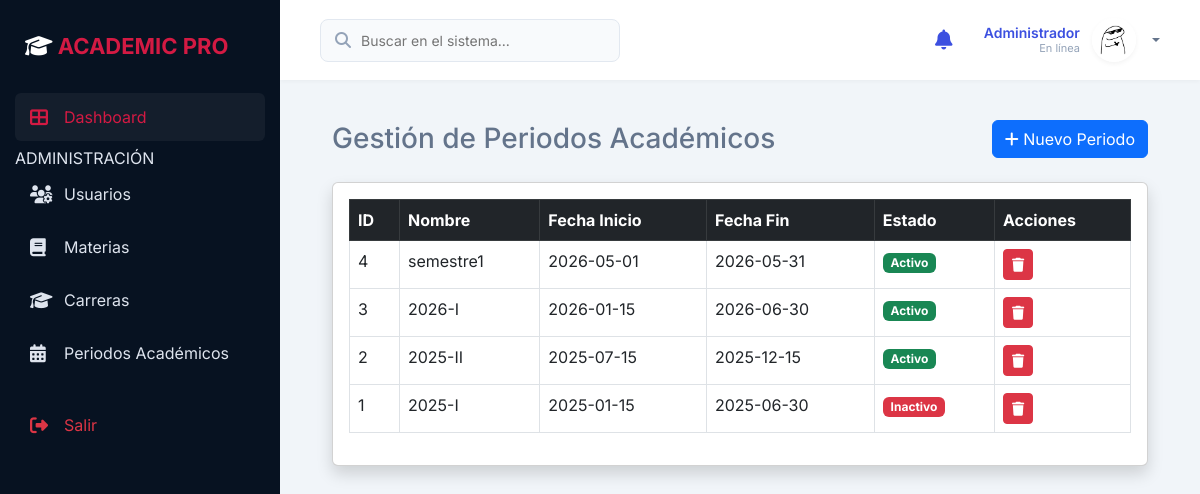
Screenshot of /index.php?controller=Admin&action=gestionPeriodos (signed in) with the database file from the repository.
### tables this page shows
CREATE TABLE `periodo_academico` (
  `id_periodo` int(11) NOT NULL,
  `nombre` varchar(50) NOT NULL,
  `fecha_inicio` date NOT NULL,
  `fecha_fin` date NOT NULL,
  `estado` enum('Activo','Inactivo') DEFAULT 'Activo'
);

### controllers/AdminController.php (called while the page is built, shortened)
<?php
class AdminController {
    private $model;
    public function __construct() {
        $this->model = new AdminModel();
    }
    public function gestionPeriodos() {
        $periodos = $this->model->obtenerTodosPeriodos();
        require_once 'views/admin/gestion_periodos.php';
    }
}
?>

### config/database.php (called while the page is built, shortened)
<?php
class Database {
    private $host = 'localhost';
    private $port = 3307;
    private $db_name = 'sistemaacademico';
    private $username = 'root';
    private $password = '';
    public function connect() {
        try {
            $this->conn = new PDO(
                "mysql:host={$this->host};port={$this->port};dbname={$this->db_name};charset=utf8mb4",
                $this->username,
                $this->password
            );
            $this->conn->setAttribute(PDO::ATTR_ERRMODE, PDO::ERRMODE_EXCEPTION);
            $this->conn->setAttribute(PDO::ATTR_EMULATE_PREPARES, false);
            return $this->conn;
        } catch(PDOException $e) {
            die("Error de conexión: " . $e->getMessage());
        }
    }
}

### models/AdminModel.php (called while the page is built, shortened)
<?php
class AdminModel {
    private $db;
    public function __construct() {
        $this->db = (new Database())->connect();
    }
    public function obtenerTodosPeriodos() {
        $stmt = $this->db->query("SELECT * FROM periodo_academico ORDER BY fecha_inicio DESC");
        return $stmt->fetchAll(PDO::FETCH_ASSOC);
    }
}
?>

### views/admin/gestion_periodos.php (the view, shortened to what this page needs)
<?php require_once 'views/layouts/header.php'; ?>
<div class="container-fluid">
    <div class="d-flex justify-content-between align-items-center mb-4">
        <h2 class="h3 mb-0 text-gray-800">Gestión de Periodos Académicos</h2>
        <button class="btn btn-primary" data-bs-toggle="modal" data-bs-target="#modalNuevoPeriodo">
            <i class="fas fa-plus"></i> Nuevo Periodo
        </button>
    </div>
    <div class="card shadow mb-4">
        <div class="card-body">
            <div class="table-responsive">
                <table class="table table-bordered table-hover">
                    <thead class="table-dark">
                        <tr>
                            <th>ID</th>
                            <th>Nombre</th>
                            <th>Fecha Inicio</th>
                            <th>Fecha Fin</th>
                            <th>Estado</th>
                            <th>Acciones</th>
                        </tr>
                    </thead>
                    <tbody>
                        <?php foreach ($periodos as $periodo): ?>
                        <tr>
                            <td><?= $periodo['id_periodo'] ?></td>
                            <td><?= htmlspecialchars($periodo['nombre']) ?></td>
                            <td><?= htmlspecialchars($periodo['fecha_inicio']) ?></td>
                            <td><?= htmlspecialchars($periodo['fecha_fin']) ?></td>
                            <td>
                                <?php if ($periodo['estado'] == 'Activo'): ?>
                                    <span class="badge bg-success">Activo</span>
                                <?php else: ?>
                                    <span class="badge bg-danger">Inactivo</span>
                                <?php endif; ?>
                            </td>
                            <td>
                                <a href="index.php?controller=Admin&action=eliminarPeriodo&id=<?= $periodo['id_periodo'] ?>" class="btn btn-danger btn-sm" onclick="return confirm('¿Seguro que desea eliminar este periodo?')">
                                    <i class="fas fa-trash"></i>
                                </a>
                            </td>
                        </tr>
                        <?php endforeach; ?>
                    </tbody>
                </table>
            </div>
        </div>
    </div>
</div>
<?php require_once 'views/layouts/footer.php'; ?>

### rows the page displays
periodo_academico: id_periodo "4", nombre "semestre1", fecha_inicio "2026-05-01", fecha_fin "2026-05-31", estado "Activo"
periodo_academico: id_periodo "3", nombre "2026-I", fecha_inicio "2026-01-15", fecha_fin "2026-06-30", estado "Activo"
periodo_academico: id_periodo "2", nombre "2025-II", fecha_inicio "2025-07-15", fecha_fin "2025-12-15", estado "Activo"
periodo_academico: id_periodo "1", nombre "2025-I", fecha_inicio "2025-01-15", fecha_fin "2025-06-30", estado "Inactivo"

### other values shown
$_SESSION['rol'] "Administrador"
